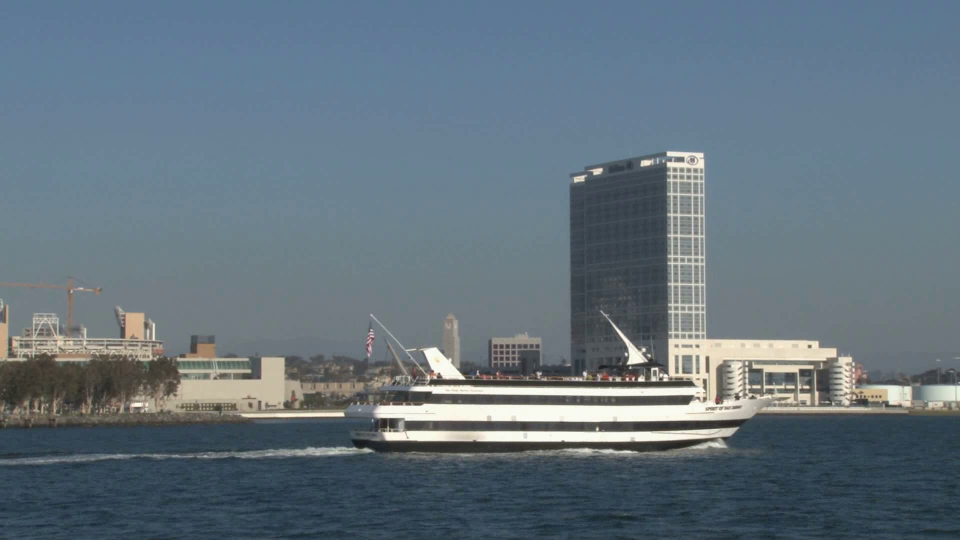
//> input picture frame 7 of Corners Tracking/test.avi, 1920 x 1080 px (shown at 1/2 size)
$ ./Source   (built with g++ and OpenCV 4)
//> lines starting //> are read from the running program, lines starting //| are printed output that depends on the picture
//> in convertVideoToRGBA, temp is the input picture: 1080 rows x 1920 cols, CV_8UC3; mean B, G, R 125.5, 114.9, 99.5
### TrackingManager/TrackingManager/stdafx.h
// stdafx.h : include file for standard system include files,
// or project specific include files that are used frequently, but
// are changed infrequently
//

#pragma once

#include "targetver.h"

#define WIN32_LEAN_AND_MEAN             // Exclude rarely-used stuff from Windows headers
// Windows Header Files:
#include <windows.h>


// TODO: reference additional headers your program requires here

### Corners Tracking/CornersFinding.h
#pragma once
#include<opencv2\opencv.hpp>
#include<vector>

typedef std::vector<cv::Point2f> PointList;

class CornerFinding {
public:
	PointList static GetCorner(const cv::Mat& inImage);
private:
	CornerFinding(const cv::Mat& inImage);
	~CornerFinding();
	PointList GetShiTomasiCorner();

	cv::Mat m_Image;
	PointList m_CornerPoints;
};

### TrackingManager/TrackingManager/interface_tracking.h
#ifndef __INTERFACE_MOTION_TRACKING_H__
#define __INTERFACE_MOTION_TRACKING_H__


struct MotionTracker
{
	virtual void	SetFeaturePos(float x, float y) = 0;
	virtual void	SetName(TCHAR* pszName) = 0;
	virtual void	GetCurPos(float& x, float& y) = 0;

	virtual void	SetDuration(int nIn, int nOut)=0;
	virtual void	SetFeatureDims(float w, float h, bool bIsPNT=true) = 0;
	virtual void	GetCurDims(float& w, float& h) = 0;
	virtual float	GetCurConfidence()= 0;


	virtual HRESULT CubicPath(int keyOffset) = 0;
	virtual void	QuadraticBeizer(int iKeyIn, int iKeyOut, float& cx, float& cy)=0;

	virtual HRESULT GetPathLength(int& nLength) = 0;
	virtual HRESULT GetPathFreq(float& framerate) = 0;
	virtual HRESULT GetPathValue(int keyno, float& px, float& py, float& v) = 0;
	virtual HRESULT GetPathOffset(int keyno, float& px, float& py) = 0;
	virtual HRESULT GetPathDims(int keyno, float& pw, float& ph) = 0;

	virtual TCHAR*  GetName() = 0;
	virtual int		GetPathKeyIn() = 0;
	virtual int		GetPathKeyOut() = 0;

	virtual void	ChangePathKeyOut(int nOut) = 0;

	virtual TCHAR*	GetPathGUID() = 0;

};


struct ITrackingManager
{
	virtual MotionTracker*  AddTracker(int nTrackerIdx, TCHAR *szPathGUID=NULL) = 0;
	virtual void			RemoveTracker(TCHAR* pName) = 0;
	virtual MotionTracker*  GetTracker(int nTrackerIdx) = 0;
	virtual int				GetTrackerCount() = 0;

	virtual int			    InitTrackPyramid(int nWidth, int nHeight, DWORD dwForamt = 0) = 0;
	virtual int				UpdateTrackPyramid(BYTE* pBuffer, int nPitch, DWORD dwFormat = 0) = 0;
	virtual void			ReleaseTrackPyramid() = 0;

	virtual void			StartTracker(MotionTracker* p, int frameno) = 0;
	virtual BOOL			GoTracker(MotionTracker* p,int frameno) = 0;
	virtual void			StopTracker(MotionTracker* p, int frameno) = 0;


};

struct TrackPoint
{
    float x;
    float y;
};

extern "C" __declspec(dllexport) ITrackingManager* GetTrackingManager();

extern "C" __declspec(dllexport) void InitTrackingManager(int nWidth, int nHeight, int nPitch);

extern "C" __declspec(dllexport) void StartTracker(BYTE *pBuffer, TrackPoint pts[], int size);

extern "C" __declspec(dllexport) void GoTracker(BYTE *pBuffer, TrackPoint pts[], int &size);

#endif

### TrackingManager/TrackingManager/TrackingManager.h
#ifndef __TRACKING_MANAGER_H__
#define __TRACKING_MANAGER_H__
#include "interface_tracking.h"
class CTrackingObject;
class CTrackPath;

class CMotionTracker: public MotionTracker
{
public:
	CMotionTracker(TCHAR *szPathGUID = NULL);
	~CMotionTracker();

	virtual void	SetFeaturePos(float x, float y);
	virtual void	SetName(TCHAR* pszName);
	virtual void	GetCurPos(float& x, float& y);

	virtual void	SetDuration(int nIn, int nOut);
	virtual void    SetFeatureDims(float w, float h, bool bIsPNT=true);
	virtual void	GetCurDims(float& w, float& h);
	virtual float	GetCurConfidence();


	virtual HRESULT CubicPath(int keyOffset);
	virtual void	QuadraticBeizer(int iKeyIn, int iKeyOut, float& cx, float& cy);

	virtual HRESULT GetPathLength(int& nLength);
	virtual HRESULT GetPathFreq(float& framerate);
	virtual HRESULT GetPathValue(int keyno, float& px, float& py, float& v);
	virtual HRESULT GetPathDims(int keyno, float& pw, float& ph);
	virtual HRESULT GetPathOffset(int keyno, float& px, float& py);
	virtual TCHAR*  GetName();
	virtual int		GetPathKeyIn();
	virtual int		GetPathKeyOut();

	void	ChangePathKeyOut(int nOut);

	TCHAR*	GetPathGUID() {return m_szPathGUID;};

public:

	CTrackingObject* m_pObjTracker;
	CTrackingPath*   m_pObjPath;

	TCHAR			 m_szName[MAX_PATH];
	float			 m_fStartPoint[2];
	float			 m_fStartDims[2];

	TCHAR			 m_szPathGUID[38+1];

};

class CTrackingManager: public ITrackingManager
{
public:
	CTrackingManager(int nNumOfTrackers);
	~CTrackingManager();

	virtual MotionTracker*  AddTracker(int nTrackerIdx, TCHAR *szPathGUID=NULL);
	virtual void			RemoveTracker(TCHAR* pName);
	virtual MotionTracker*  GetTracker(int nTrackerIdx);
	virtual int				GetTrackerCount();

	virtual int			    InitTrackPyramid(int nWidth, int nHeight, DWORD dwForamt);
	virtual int				UpdateTrackPyramid(BYTE* pBuffer, int nPitch, DWORD dwFormat);
	virtual void			ReleaseTrackPyramid();

	virtual void			StartTracker(MotionTracker* p, int frameno);
	virtual BOOL			GoTracker(MotionTracker* p,int frameno);
	virtual void			StopTracker(MotionTracker* p, int frameno);

protected:
	std::vector<MotionTracker*>  m_vecTracker;
	COptFlowPyrLK*			m_pOptFlow;
	TrackPyramid*			m_pPyrBuf[2];

};


#endif __TRACKING_MANAGER_H__

### Corners Tracking/CornersTracking.h
#pragma once
#include<opencv2\opencv.hpp>
#include<vector>
#include<string>
#include<windows.h>
#include"ObjTrackCore.h"
#include"TrackingManager.h"

#pragma comment(lib, "TrackingManager.lib")
extern "C" __declspec(dllimport) ITrackingManager* GetTrackingManager();
extern "C" __declspec(dllimport) void InitTrackingManager(int nWidth, int nHeight, int nPitch);
extern "C" __declspec(dllimport) void StartTracker(BYTE *pBuffer, TrackPoint pts[], int size);
extern "C" __declspec(dllimport) void GoTracker(BYTE *pBuffer, TrackPoint pts[], int &size);

typedef std::vector<cv::Point2f> PointList;
class CornerTracking {
public:
	static void operate(cv::VideoCapture& cap, std::string videoName);
private:
	CornerTracking(cv::VideoCapture& cap, std::string videoName);
	virtual ~CornerTracking() {};
	void getCornerTrackingVideo();
	void getCornerPoints();
	void getPointsByOpticalFlow();
	void converCornerPointsToTrackPoints();
	void converTrackPointsToCornerPoints();
	void drawCornerPoints();
	void convertVideoToRGBA();
	void converRGBAToVideo();

	cv::VideoCapture m_cap;
	double m_FourCC, m_frameFPS;
	int m_frameWidth, m_frameHeight;

	int m_frameCount;
	cv::Mat m_currentImage;
	BYTE* m_pBuffer;

	int m_ptsCount;
	PointList m_cornerPoints;
	TrackPoint* m_trackPoints;

	cv::VideoWriter m_video;
};

### TrackingManager/TrackingManager/interface_tracking.cpp
#include "stdafx.h"
#include "ObjTrackCore.h"
#include "TrackingManager.h"

#define center_size 11.0

static CTrackingManager *s_pTrackingManager;
static int s_nWidth = 0;
static int s_nHeight = 0;
static int s_nPitch = 0;

// [6 lines left out: function GetTrackingManager, not called in this run]

extern "C" __declspec(dllexport) void InitTrackingManager(int nWidth, int nHeight, int nPitch)
{
    if(s_pTrackingManager)
        delete s_pTrackingManager;
    s_pTrackingManager = new CTrackingManager(0);
    s_pTrackingManager->InitTrackPyramid(nWidth, nHeight, 0);

    s_nWidth = nWidth;
    s_nHeight = nHeight;
    s_nPitch = nPitch;
}

// [41 lines left out: functions StartTracker, GoTracker, not called in this run]

### Corners Tracking/CornersFinding.cpp
#include"CornersFinding.h"

PointList CornerFinding::GetCorner(const cv::Mat& inImage) {
	CornerFinding cornerFinding(inImage);
	return cornerFinding.GetShiTomasiCorner();
}

CornerFinding::CornerFinding(const cv::Mat& inImage) {
	cvtColor(inImage, m_Image, CV_RGB2GRAY);
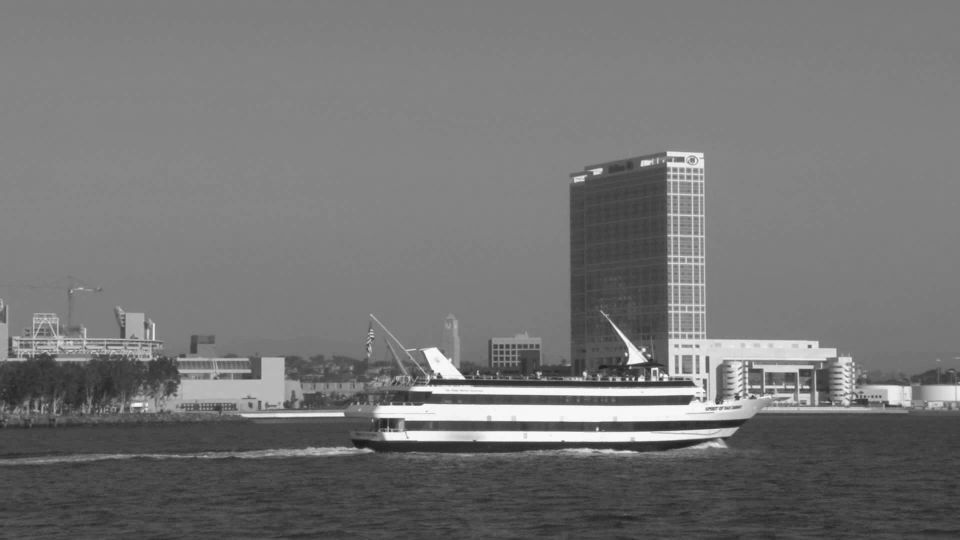
//> m_Image: 1080 rows x 1920 cols, CV_8UC1 (shown at 1/2 size); min 23, max 255, mean 116.3
}

CornerFinding::~CornerFinding() {}

PointList CornerFinding::GetShiTomasiCorner() {
	goodFeaturesToTrack(m_Image, m_CornerPoints, 300, 0.01, 20, cv::Mat(), 3, false, 0.04);
//> m_CornerPoints = 300 Points (x, y), first 12: [1294, 722], [1259, 736], [864, 786], [878, 746], [1276, 761], [1410, 783], [929, 757], [778, 862], [1505, 791], [1317, 761], [956, 741], [1256, 756]
	return m_CornerPoints;
}

### TrackingManager/TrackingManager/TrackingManager.cpp
#include "stdafx.h"
#include <windows.h>
#include <tchar.h>

#include <ippi.h>
#include <ippcc.h>
#include "ObjTrackCore.h"
#include "TrackingManager.h"


CTrackingManager::CTrackingManager(int nNumOfTrackers)
{
	m_pOptFlow = NULL;
	m_pPyrBuf[0] = NULL;
	m_pPyrBuf[1] = NULL;

	if (nNumOfTrackers)
	{
		MotionTracker *pMotionTracker = NULL;
		m_vecTracker.resize(nNumOfTrackers, pMotionTracker);
	}

}

CTrackingManager::~CTrackingManager()
{
	if(m_pOptFlow)
	{
		ReleaseTrackPyramid();

		delete m_pOptFlow;
		m_pOptFlow = NULL;
	}

	int size = (int)m_vecTracker.size();
	if(size > 0)
	{
		for(int i = 0; i < size; i++){
			if (m_vecTracker[i] != NULL)
				delete m_vecTracker[i];
			m_vecTracker[i] = NULL;
		}
	}
	m_vecTracker.clear();
}

// [174 lines left out: functions AddTracker, RemoveTracker, GetTracker, GetTrackerCount, InitTrackPyramid, StartTracker and 5 more, not called in this run]

CMotionTracker::~CMotionTracker()
{
	delete m_pObjPath;
	delete m_pObjTracker;
}

// [131 lines left out: functions SetFeaturePos, SetName, GetCurPos, SetFeatureDims, SetDuration, GetCurDims and 12 more, not called in this run]

### Corners Tracking/CornersTracking.cpp
#include"CornersFinding.h"
#include"CornersTracking.h"

void CornerTracking::operate(cv::VideoCapture& cap, std::string videoName) {
	CornerTracking cornerTracking(cap, videoName);
	cornerTracking.getCornerTrackingVideo();
}

CornerTracking::CornerTracking(cv::VideoCapture& cap, std::string videoName)
	:m_cap(cap)
{
	m_FourCC = cap.get(CV_CAP_PROP_FOURCC);
	m_frameFPS = cap.get(CV_CAP_PROP_FPS);
	m_frameWidth = static_cast<int>(cap.get(CV_CAP_PROP_FRAME_WIDTH));
	m_frameHeight = static_cast<int>(cap.get(CV_CAP_PROP_FRAME_HEIGHT));
	m_frameCount = static_cast<int>(cap.get(CV_CAP_PROP_FRAME_COUNT));
	m_video.open(videoName, m_FourCC, m_frameFPS, cv::Size(m_frameWidth,m_frameHeight));
}

void CornerTracking::getCornerTrackingVideo() {
	convertVideoToRGBA();
	getCornerPoints();
	drawCornerPoints();
	converRGBAToVideo();
	InitTrackingManager(m_frameWidth, m_frameHeight, m_currentImage.step);
	StartTracker(m_pBuffer, m_trackPoints, m_ptsCount);
	for (int i = 1; i < m_frameCount; i++) {
		convertVideoToRGBA();
		getPointsByOpticalFlow();
		converRGBAToVideo();
	}
}

void  CornerTracking::getCornerPoints() {
	m_cornerPoints = CornerFinding::GetCorner(m_currentImage);
//> m_cornerPoints has the same summary as m_CornerPoints in GetShiTomasiCorner
	m_ptsCount = m_cornerPoints.size();
//> m_ptsCount = 300
	converCornerPointsToTrackPoints();
}

// [6 lines left out: function getPointsByOpticalFlow, not called in this run]

void CornerTracking::converCornerPointsToTrackPoints() {
	const int PARAM_POINTS_COUNT = m_ptsCount;
//> PARAM_POINTS_COUNT = 300
	m_trackPoints = new TrackPoint[PARAM_POINTS_COUNT];
	for (int i = 0; i < m_ptsCount; ++i) {
		m_trackPoints[i].x = m_cornerPoints[i].x;
		m_trackPoints[i].y = m_cornerPoints[i].y;
	}
}

// [5 lines left out: function converTrackPointsToCornerPoints, not called in this run]

void  CornerTracking::drawCornerPoints() {
	for (size_t point = 0; point < m_ptsCount; ++point)
		circle(m_currentImage, m_cornerPoints[point], 3, cv::Scalar(0, 255, 255));
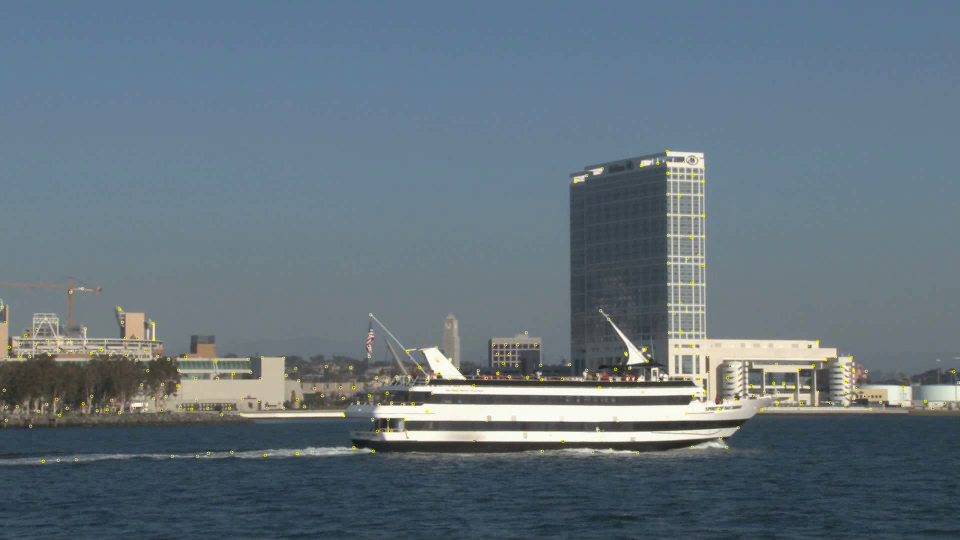
//> m_currentImage: 1080 rows x 1920 cols, CV_8UC4 (shown at 1/2 size); mean B, G, R, A 125.2, 115.2, 99.8, 254.4
}

void CornerTracking::convertVideoToRGBA() {
	cv::Mat temp;
	m_cap >> temp;
	cvtColor(temp, m_currentImage, CV_RGB2RGBA);
	delete(m_pBuffer);
	const int size = m_currentImage.step*m_currentImage.rows;
	m_pBuffer = new BYTE[size];
	std::memcpy(m_pBuffer, m_currentImage.data, size);
	cv::imshow("test", m_currentImage);
	cv::waitKey(0);
}

void CornerTracking::converRGBAToVideo() {
	cv::imshow("test", m_currentImage);
	cv::waitKey(0);
	m_video << m_currentImage;
}

### Corners Tracking/Source.cpp
#include "CornersTracking.h"

int main(void) {
	cv::VideoCapture cap("test.avi");
	CornerTracking::operate(cap, "result.avi");
//> (the run ends here: the program needs code that is not available in this run, at `m_pPyrBuf[0] = NULL;`)

$ run again, starting later in the video
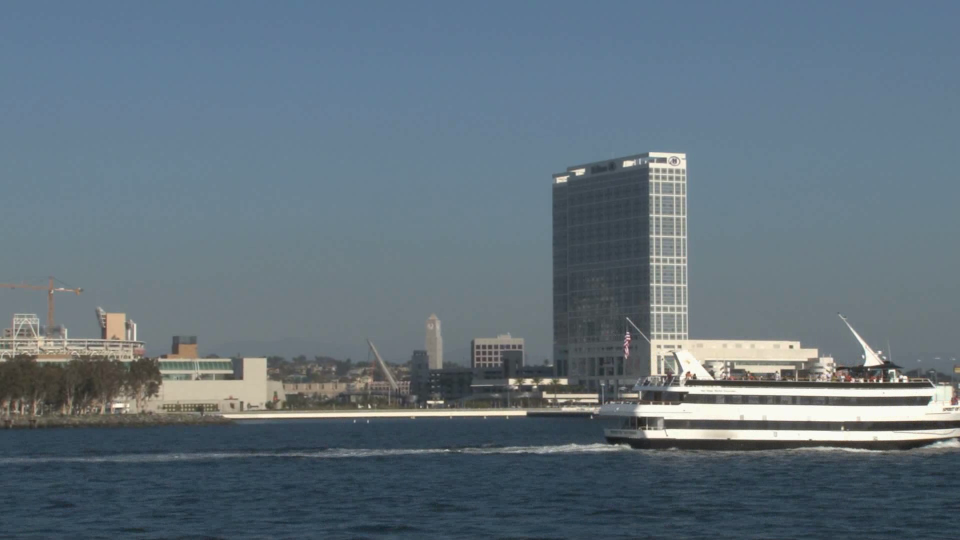
//> input picture frame 34 of Corners Tracking/test.avi, 1920 x 1080 px (shown at 1/2 size)
//> in convertVideoToRGBA, temp is the input picture: 1080 rows x 1920 cols, CV_8UC3; mean B, G, R 124.4, 113.5, 98
//> in CornerFinding, `cvtColor(inImage, m_Image, CV_RGB2GRAY);`:
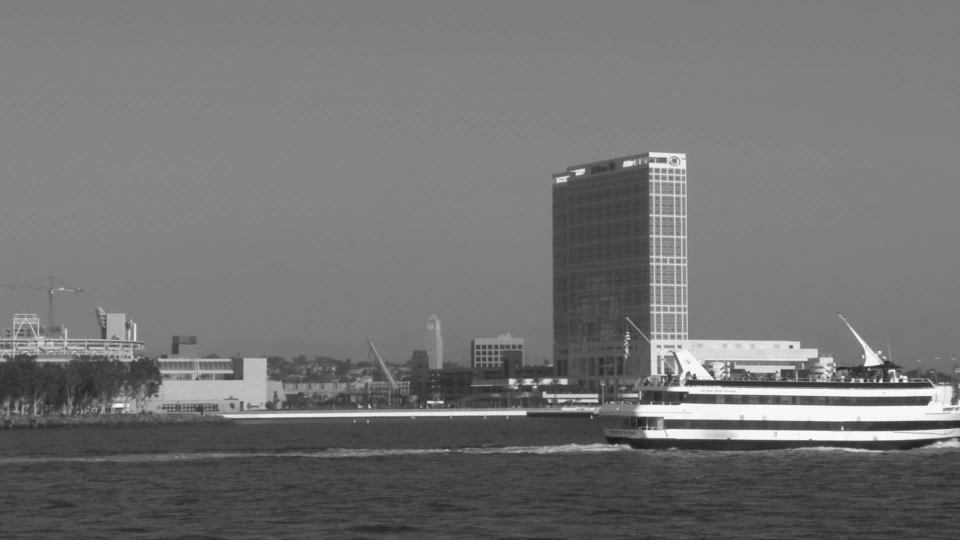
//> m_Image: 1080 rows x 1920 cols, CV_8UC1 (shown at 1/2 size); min 23, max 255, mean 114.9
//> m_CornerPoints = 300 Points (x, y), first 12: [1389, 748], [1727, 764], [1737, 739], [1376, 784], [1427, 759], [1863, 793], [1254, 683], [1758, 764], [1766, 726], [1343, 749], [1797, 764], [1778, 745]
//> m_cornerPoints has the same summary as m_CornerPoints in GetShiTomasiCorner
//> m_ptsCount = 300
//> after the loop in drawCornerPoints, `for (size_t point = 0; point < m_ptsCount; ++point)`:
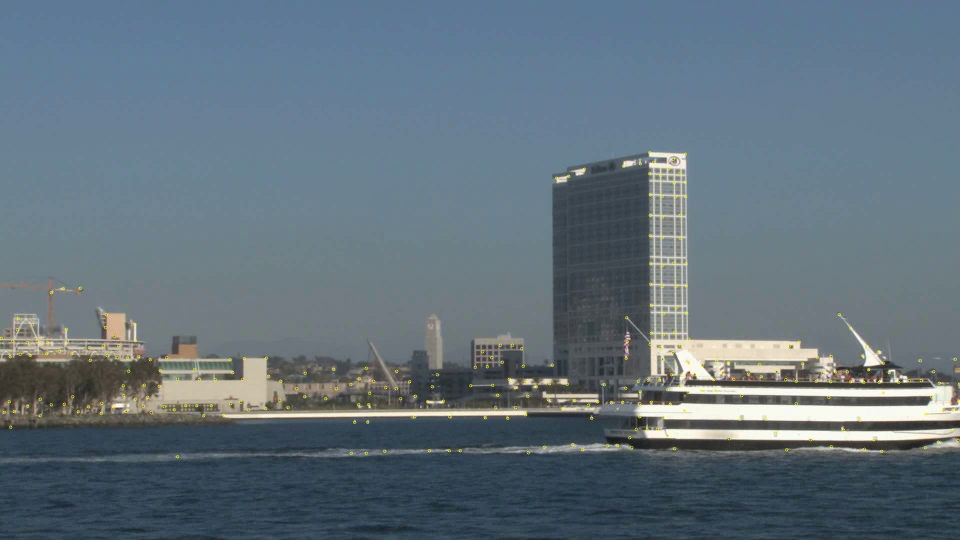
//> m_currentImage: 1080 rows x 1920 cols, CV_8UC4 (shown at 1/2 size); mean B, G, R, A 124.1, 113.7, 98.2, 254.4

$ run again, starting later in the video
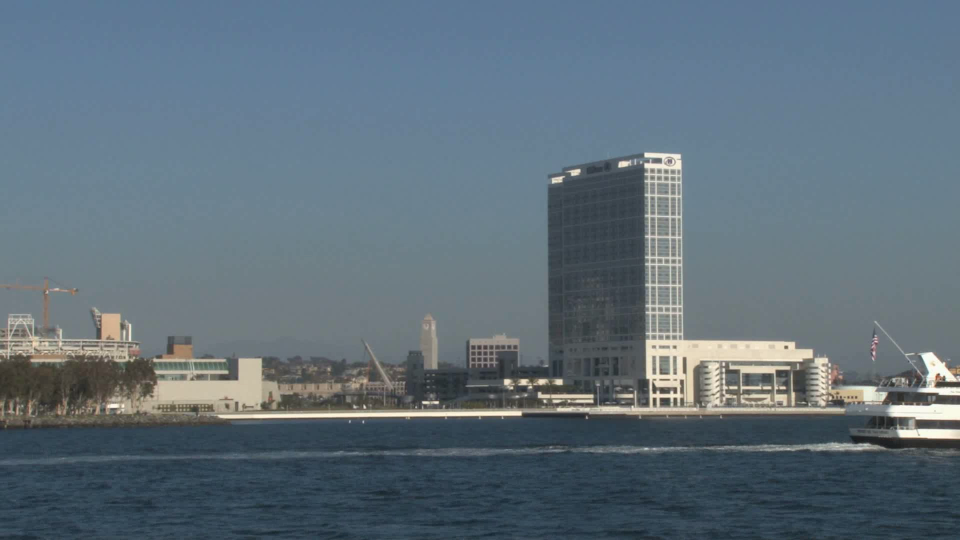
//> input picture frame 61 of Corners Tracking/test.avi, 1920 x 1080 px (shown at 1/2 size)
//> in convertVideoToRGBA, temp is the input picture: 1080 rows x 1920 cols, CV_8UC3; mean B, G, R 122.7, 111.5, 95.6
//> in CornerFinding, `cvtColor(inImage, m_Image, CV_RGB2GRAY);`:
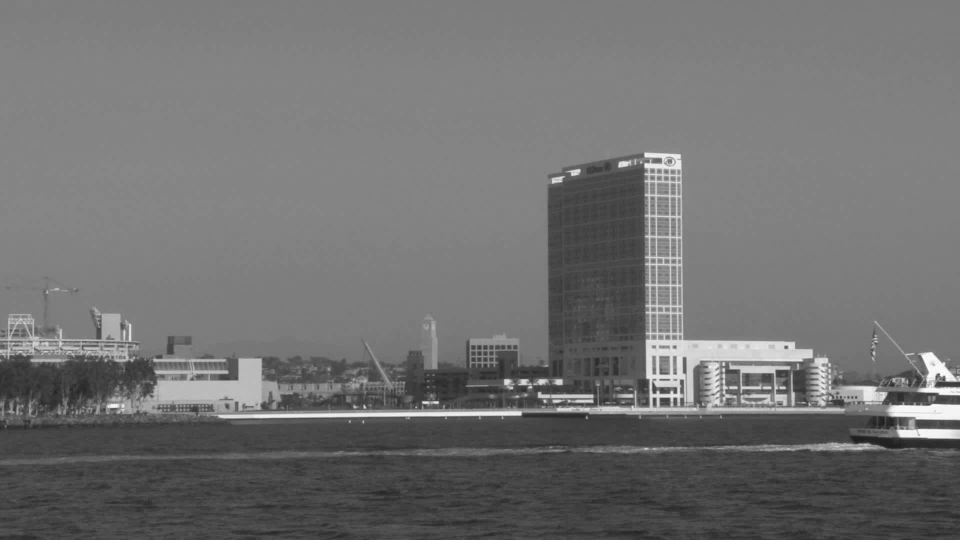
//> m_Image: 1080 rows x 1920 cols, CV_8UC1 (shown at 1/2 size); min 26, max 254, mean 113
//> m_CornerPoints = 300 Points (x, y), first 12: [1319, 759], [1878, 748], [832, 813], [1339, 759], [726, 845], [1067, 768], [876, 803], [1876, 786], [1750, 671], [1290, 348], [1264, 812], [728, 811]
//> m_cornerPoints has the same summary as m_CornerPoints in GetShiTomasiCorner
//> m_ptsCount = 300
//> after the loop in drawCornerPoints, `for (size_t point = 0; point < m_ptsCount; ++point)`:
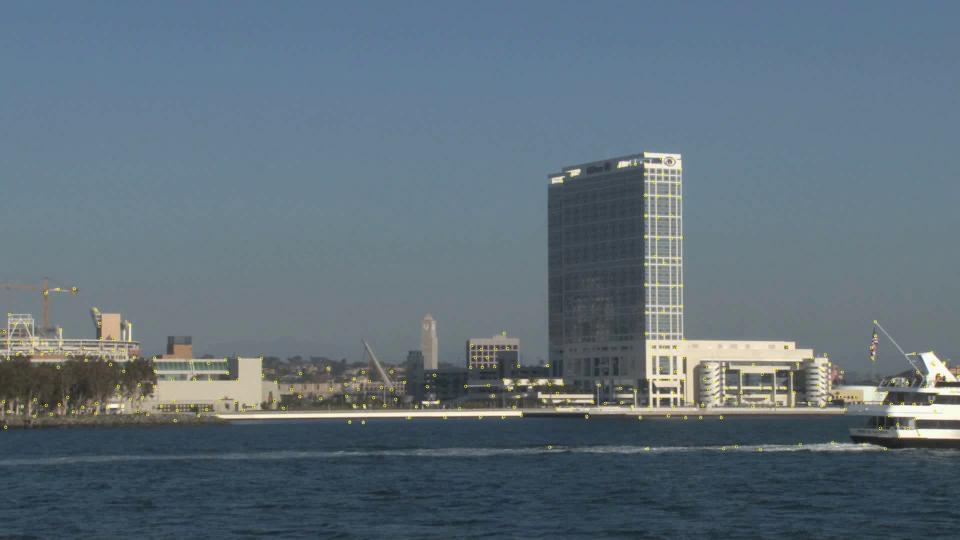
//> m_currentImage: 1080 rows x 1920 cols, CV_8UC4 (shown at 1/2 size); mean B, G, R, A 122.4, 111.8, 95.9, 254.4
